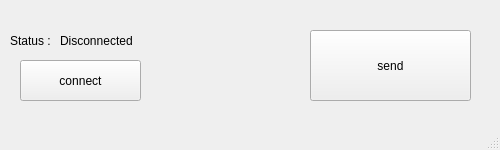
<?xml version="1.0" encoding="UTF-8"?>
<ui version="4.0">
 <class>MainWindow</class>
 <widget class="QMainWindow" name="MainWindow">
  <property name="geometry">
   <rect>
    <x>0</x>
    <y>0</y>
    <width>500</width>
    <height>150</height>
   </rect>
  </property>
  <property name="minimumSize">
   <size>
    <width>500</width>
    <height>150</height>
   </size>
  </property>
  <property name="maximumSize">
   <size>
    <width>500</width>
    <height>150</height>
   </size>
  </property>
  <property name="windowTitle">
   <string>Patient</string>
  </property>
  <widget class="QWidget" name="centralwidget">
   <widget class="QPushButton" name="sendbtn">
    <property name="geometry">
     <rect>
      <x>310</x>
      <y>30</y>
      <width>161</width>
      <height>71</height>
     </rect>
    </property>
    <property name="text">
     <string>send</string>
    </property>
   </widget>
   <widget class="QLabel" name="statuslbl">
    <property name="geometry">
     <rect>
      <x>60</x>
      <y>30</y>
      <width>111</width>
      <height>21</height>
     </rect>
    </property>
    <property name="text">
     <string>Disconnected</string>
    </property>
   </widget>
   <widget class="QLabel" name="label">
    <property name="geometry">
     <rect>
      <x>10</x>
      <y>30</y>
      <width>61</width>
      <height>21</height>
     </rect>
    </property>
    <property name="text">
     <string>Status : </string>
    </property>
   </widget>
   <widget class="QPushButton" name="connectbtn">
    <property name="geometry">
     <rect>
      <x>20</x>
      <y>60</y>
      <width>121</width>
      <height>41</height>
     </rect>
    </property>
    <property name="text">
     <string>connect</string>
    </property>
   </widget>
  </widget>
  <widget class="QStatusBar" name="statusbar"/>
 </widget>
 <resources/>
 <connections/>
</ui>
